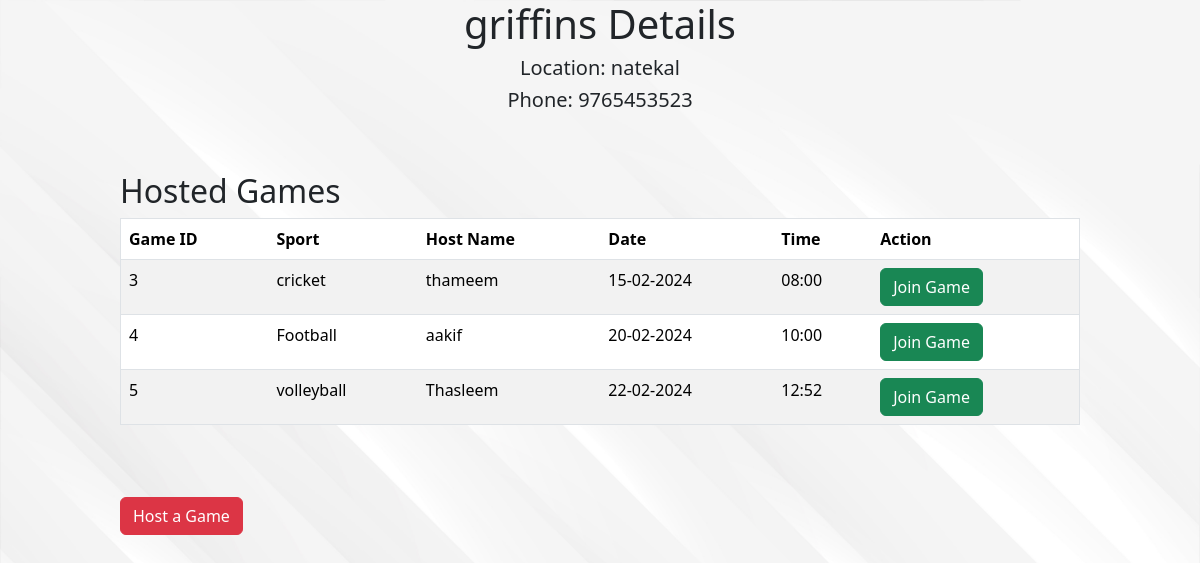
Page /turf/2 (signed in) on the earlier database version.
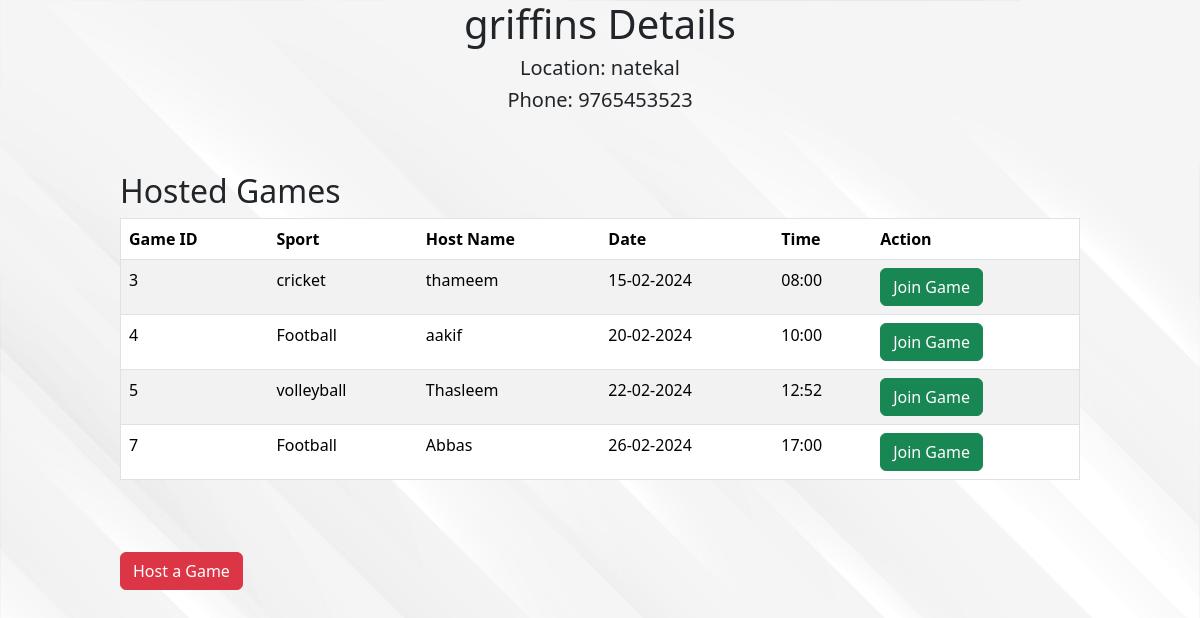
Same page on the later database version.
### app.py (models this page shows)
class Game(db.Model):
    id = db.Column(db.Integer, primary_key=True)
    turf_id = db.Column(db.Integer, db.ForeignKey('turf.id'), nullable=False)
    host_name = db.Column(db.String(255), nullable=False)
    host_phone = db.Column(db.String(15), nullable=True)
    game_time = db.Column(db.DateTime, nullable=False)
    sports = db.Column(db.String(50), nullable=False)
    players = db.relationship('Player', backref='game', lazy=True)

### app.py (the view)
@app.route('/turf/<int:turf_id>', methods=['GET', 'POST'])
@login_required
def turf_detail(turf_id):
    turf = Turf.query.get_or_404(turf_id)
    hosted_games = turf.games
    return render_template('turf_detail.html', turf=turf, hosted_games=hosted_games)

### app.py (called while the page is built)
@login_manager.user_loader
def load_user(user_id):
    return User.query.get(int(user_id))

### templates/turf_detail.html (shortened to what this page needs)
{% extends 'layout.html' %} {% block title %} Turf Details {% endblock title %}
{% block body %}
<h1 class="turfhead">{{ turf.turf_name }} Details</h1>
<h5 class="turfhead">Location: {{ turf.turf_location }}</h5>
<h5 class="turfhead">Phone: {{ turf.turf_phone }}</h5>
<div class="turftab">
  {% if hosted_games|length==0 %}
  <div class="alert alert-dark" role="alert">
    No games found!, Host a game now.
  </div>
  {% else %}
  <h2>Hosted Games</h2>
  <table border="1" class="table table-striped">
    <thead>
      <tr>
        <th>Game ID</th>
        <th>Sport</th>
        <th>Host Name</th>
        <th>Date</th>
        <th>Time</th>
        <th>Action</th>
      </tr>
    </thead>
    <tbody>
      {% for game in hosted_games %}
      <tr>
        <td>{{ game.id }}</td>
        <td>{{ game.sports }}</td>
        <td>{{ game.host_name }}</td>
        <td>{{ game.game_time.strftime('%d-%m-%Y') }}</td>
        <td>{{ game.game_time.strftime('%H:%M') }}</td>
        <td>
          <a
            class="btn btn-success"
            href="{{ url_for('join_game', turf_id=turf.id, game_id=game.id) }}"
            >Join Game</a
          >
        </td>
      </tr>
      {% endfor %}
    </tbody>
    {% endif %}
  </table>
  <br />
  {% if current_user.is_authenticated %}
  <a class="btn btn-danger" href="{{ url_for('host_game', turf_id=turf.id) }}"
    >Host a Game</a
  >
  {% endif %} {% endblock body %}

Differences in the rows shown:
added Game: id "7", sports "Football", host_name "Abbas", game_time "26-02-2024", game_time "17:00"
